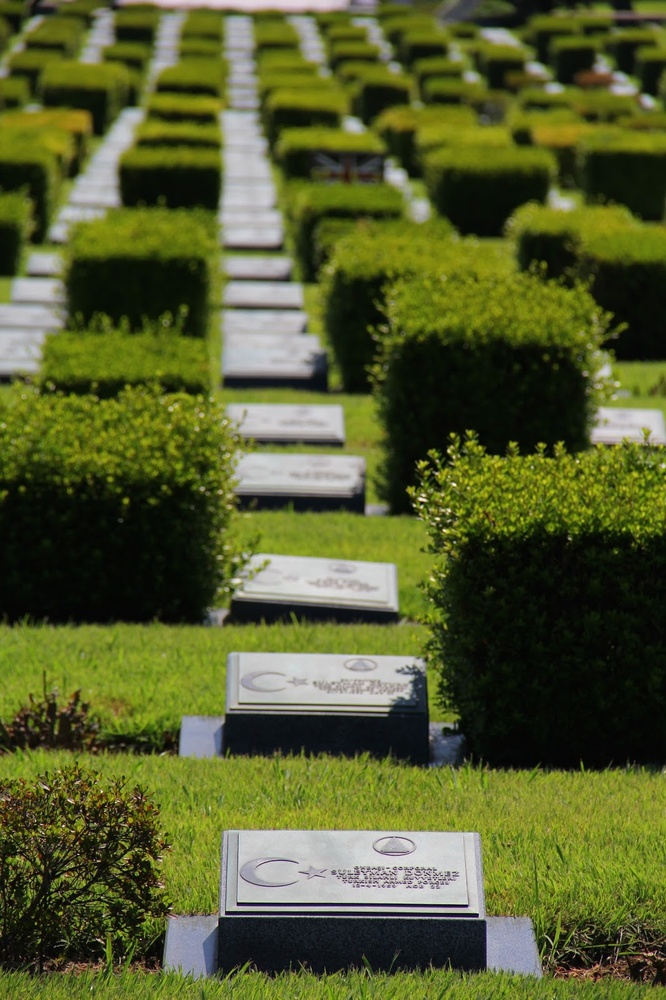
#> input picture foto.jpg, 666 x 1000 px, shrunk from 1066 x 1600 before the run
$ python Convolution.py
#> lines starting #> are read from the running program, lines starting #| are printed output that depends on the picture
# -*- coding: utf-8 -*-
"""
Created on Sun Nov 24 12:11:51 2019

@author: Rameshbabu
"""

import cv2
import numpy as np
from matplotlib import pyplot as plt

img = cv2.imread('foto.jpg')
#> img is the input picture: shape (1000, 666, 3); mean B, G, R 45.9, 92.5, 85.6


kernel = np.ones((5,5),np.float32)/25


dst = cv2.blur(img,(5,5))

dst = cv2.GaussianBlur(img,(5,5),0)

dst = cv2.medianBlur(img,5)


# construct the Sobel x-axis kernel
sobelX = np.array((
	[-1, 0, 1],
	[-2, 0, 2],
	[-1, 0, 1]), dtype="int")

# construct the Sobel y-axis kernel
sobelY = np.array((
	[-1, -2, -1],
	[0, 0, 0],
	[1, 2, 1]), dtype="int")


laplacian = np.array((
	[0, 1, 0],
	[1, -4, 1],
	[0, 1, 0]), dtype="int")


dst = cv2.filter2D(img,-1,laplacian)
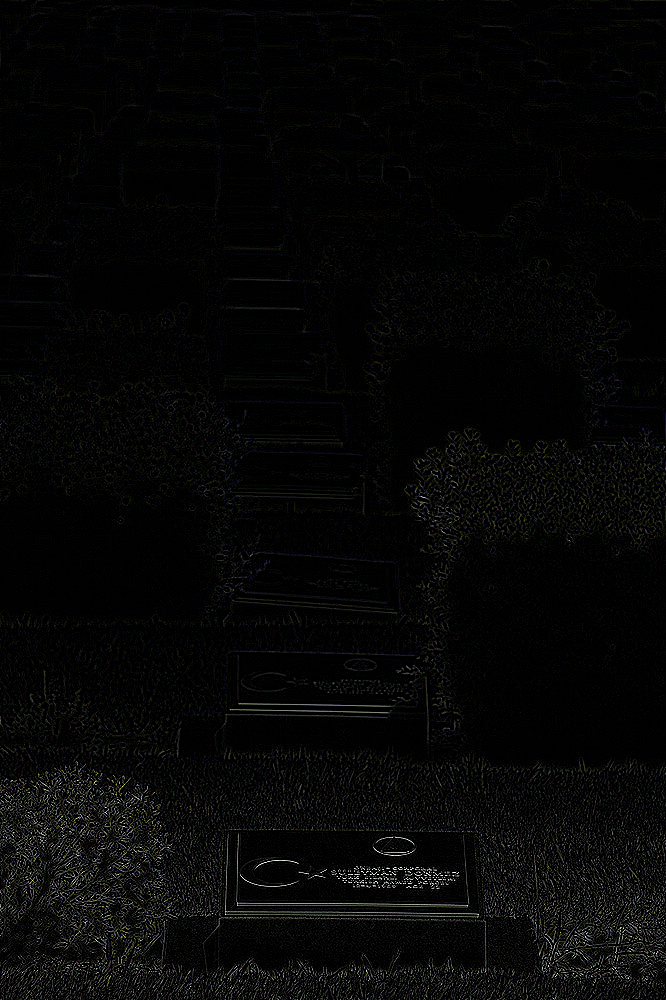
#> dst: shape (1000, 666, 3); mean B, G, R 6.4, 6.4, 6.4

plt.subplot(121),plt.imshow(img),plt.title('Original')
plt.xticks([]), plt.yticks([])
plt.subplot(122),plt.imshow(dst),plt.title('processed')
plt.xticks([]), plt.yticks([])
plt.show()
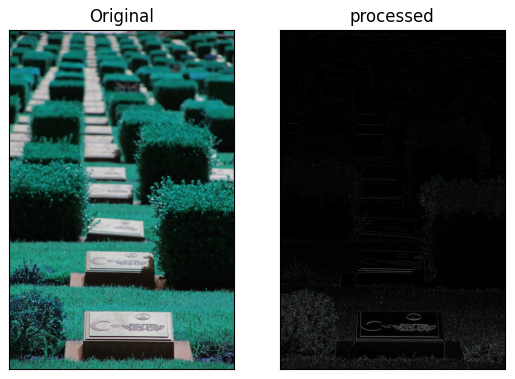
#> figure drawn by matplotlib, 2 panels; B, G, R data is drawn as R, G, B
